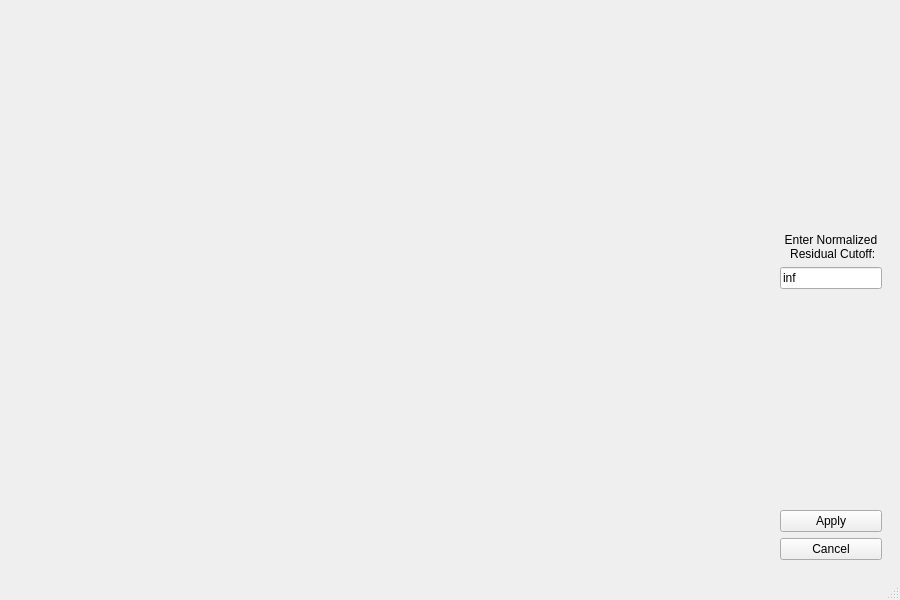
<?xml version="1.0" encoding="UTF-8"?>
<ui version="4.0">
 <class>MainWindow</class>
 <widget class="QMainWindow" name="MainWindow">
  <property name="geometry">
   <rect>
    <x>0</x>
    <y>0</y>
    <width>900</width>
    <height>600</height>
   </rect>
  </property>
  <property name="minimumSize">
   <size>
    <width>900</width>
    <height>600</height>
   </size>
  </property>
  <property name="maximumSize">
   <size>
    <width>900</width>
    <height>600</height>
   </size>
  </property>
  <property name="windowTitle">
   <string>Normalized Residuals Menu</string>
  </property>
  <widget class="QWidget" name="centralwidget">
   <layout class="QGridLayout" name="gridLayout">
    <item row="0" column="3">
     <widget class="QWidget" name="widget" native="true">
      <property name="maximumSize">
       <size>
        <width>120</width>
        <height>16777215</height>
       </size>
      </property>
      <layout class="QVBoxLayout" name="verticalLayout">
       <item>
        <spacer name="verticalSpacer_2">
         <property name="orientation">
          <enum>Qt::Vertical</enum>
         </property>
         <property name="sizeHint" stdset="0">
          <size>
           <width>20</width>
           <height>40</height>
          </size>
         </property>
        </spacer>
       </item>
       <item>
        <widget class="QLabel" name="cutoffLabel">
         <property name="maximumSize">
          <size>
           <width>120</width>
           <height>16777215</height>
          </size>
         </property>
         <property name="statusTip">
          <string>Points with a normalized residual above the cutoff will be masked out</string>
         </property>
         <property name="text">
          <string>Enter Normalized
 Residual Cutoff:</string>
         </property>
         <property name="alignment">
          <set>Qt::AlignBottom|Qt::AlignHCenter</set>
         </property>
        </widget>
       </item>
       <item>
        <widget class="QLineEdit" name="cutoffInput">
         <property name="maximumSize">
          <size>
           <width>120</width>
           <height>16777215</height>
          </size>
         </property>
         <property name="toolTip">
          <string>Press 'Enter' when done</string>
         </property>
         <property name="statusTip">
          <string>Enter the residual cutoff here</string>
         </property>
         <property name="text">
          <string>inf</string>
         </property>
        </widget>
       </item>
       <item>
        <spacer name="verticalSpacer">
         <property name="orientation">
          <enum>Qt::Vertical</enum>
         </property>
         <property name="sizeHint" stdset="0">
          <size>
           <width>20</width>
           <height>40</height>
          </size>
         </property>
        </spacer>
       </item>
       <item>
        <widget class="QPushButton" name="confirmCutoff">
         <property name="maximumSize">
          <size>
           <width>120</width>
           <height>25</height>
          </size>
         </property>
         <property name="statusTip">
          <string>Apply the residual cutoff and recalculate the best fit</string>
         </property>
         <property name="text">
          <string>Apply</string>
         </property>
        </widget>
       </item>
       <item>
        <widget class="QPushButton" name="cancelCutoff">
         <property name="maximumSize">
          <size>
           <width>120</width>
           <height>25</height>
          </size>
         </property>
         <property name="statusTip">
          <string>Do not apply the residual cutoff, keep the current fit</string>
         </property>
         <property name="text">
          <string>Cancel</string>
         </property>
        </widget>
       </item>
      </layout>
     </widget>
    </item>
    <item row="0" column="2">
     <widget class="MplWidget2" name="MplWidgetResid" native="true">
      <property name="minimumSize">
       <size>
        <width>0</width>
        <height>500</height>
       </size>
      </property>
      <property name="maximumSize">
       <size>
        <width>800</width>
        <height>500</height>
       </size>
      </property>
     </widget>
    </item>
   </layout>
  </widget>
  <widget class="QMenuBar" name="menubar">
   <property name="geometry">
    <rect>
     <x>0</x>
     <y>0</y>
     <width>900</width>
     <height>26</height>
    </rect>
   </property>
  </widget>
  <widget class="QStatusBar" name="statusbar"/>
 </widget>
 <customwidgets>
  <customwidget>
   <class>MplWidget2</class>
   <extends>QWidget</extends>
   <header>subtractAirglow.mplwidget2.h</header>
   <container>1</container>
  </customwidget>
 </customwidgets>
 <resources/>
 <connections/>
</ui>
